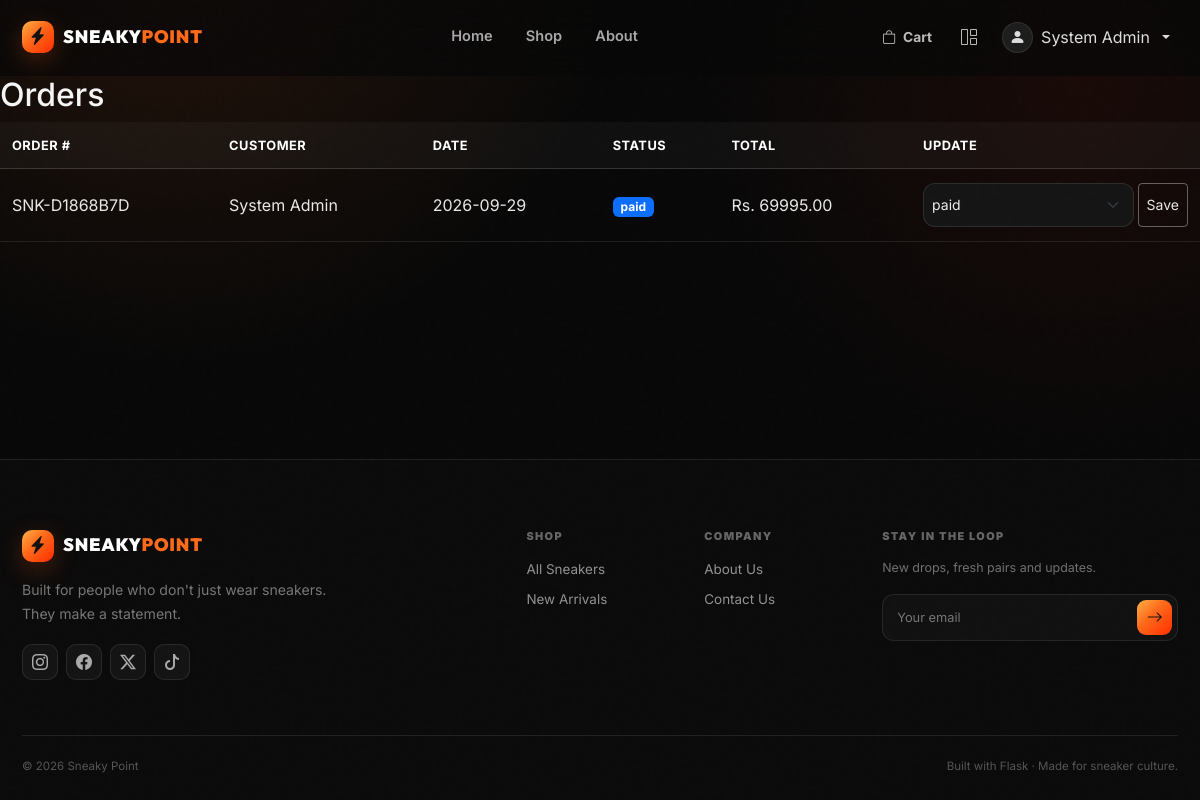
Page /admin/orders (signed in) on the committed database.
### backend/models/user.py (models this page shows, shortened)
class User(UserMixin, db.Model):
    __tablename__ = "users"
    id = db.Column(db.Integer, primary_key=True)
    email = db.Column(db.String(120), unique=True, nullable=False, index=True)
    password_hash = db.Column(db.String(256), nullable=False)
    full_name = db.Column(db.String(100), nullable=False)
    role = db.Column(db.String(20), nullable=False, default="customer")
    phone = db.Column(db.String(20))
    address = db.Column(db.Text)
    is_active = db.Column(db.Boolean, default=True)
    created_at = db.Column(db.DateTime, default=datetime.utcnow)
    updated_at = db.Column(db.DateTime, default=datetime.utcnow, onupdate=datetime.utcnow)
    orders = db.relationship("Order", backref="user", lazy="dynamic")
    cart_items = db.relationship("CartItem", backref="user", lazy="dynamic", cascade="all, delete-orphan")
    wishlists = db.relationship("Wishlist", backref="user", lazy="dynamic", cascade="all, delete-orphan")
    def is_staff_or_above(self):
        return self.role in ("staff", "shopkeeper", "admin")

### backend/models/order.py (models this page shows, shortened)
class Order(db.Model):
    __tablename__ = "orders"
    id = db.Column(db.Integer, primary_key=True)
    order_number = db.Column(db.String(20), unique=True, nullable=False, index=True)
    user_id = db.Column(db.Integer, db.ForeignKey("users.id"), nullable=False)
    status = db.Column(db.String(20), default="pending")
    total_amount = db.Column(db.Numeric(10, 2), nullable=False)
    shipping_address = db.Column(db.Text, nullable=False)
    created_at = db.Column(db.DateTime, default=datetime.utcnow)
    updated_at = db.Column(db.DateTime, default=datetime.utcnow, onupdate=datetime.utcnow)
    items = db.relationship("OrderItem", backref="order", lazy="dynamic", cascade="all, delete-orphan")
    payment = db.relationship("Payment", backref="order", uselist=False, cascade="all, delete-orphan")
    invoice = db.relationship("Invoice", backref="order", uselist=False, cascade="all, delete-orphan")

### backend/routes/admin.py (the view)
@admin_bp.route("/orders")
@login_required
@role_required("admin", "staff")
def manage_orders():
    orders = Order.query.order_by(Order.created_at.desc()).all()
    return render_template("admin/orders.html", orders=orders)

### backend/models/user.py (called while the page is built)
@login_manager.user_loader
def load_user(user_id):
    return User.query.get(int(user_id))

### backend/routes/admin.py (called while the page is built)
def role_required(*roles):
    def decorator(f):
        @wraps(f)
        def wrapped(*args, **kwargs):
            if not current_user.is_authenticated or current_user.role not in roles:
                abort(403)
            return f(*args, **kwargs)
        return wrapped
    return decorator

### backend/templates/admin/orders.html (shortened to what this page needs)
{% extends "base.html" %}
{% block content %}
<h2>Orders</h2>
<table class="table table-hover">
    <thead><tr><th>Order #</th><th>Customer</th><th>Date</th><th>Status</th><th>Total</th><th>Update</th></tr></thead>
    <tbody>
        {% for o in orders %}
        <tr>
            <td>{{ o.order_number }}</td>
            <td>{{ o.user.full_name }}</td>
            <td>{{ o.created_at.strftime('%Y-%m-%d') }}</td>
            <td><span class="badge bg-primary">{{ o.status }}</span></td>
            <td>Rs. {{ "%.2f"|format(o.total_amount) }}</td>
            <td>
                <form action="{{ url_for('admin.update_order_status', oid=o.id) }}" method="POST" class="d-flex gap-1">
                    <select name="status" class="form-select form-select-sm">
                        {% for s in ['pending','paid','shipped','delivered','cancelled'] %}
                        <option value="{{ s }}" {% if o.status == s %}selected{% endif %}>{{ s }}</option>
                        {% endfor %}
                    </select>
                    <button class="btn btn-sm btn-outline-dark">Save</button>
                </form>
            </td>
        </tr>
        {% endfor %}
    </tbody>
</table>
{% endblock %}

### backend/templates/base.html (shortened to what this page needs)
<!DOCTYPE html>
<html lang="en">
<head>
    <link href="https://cdn.jsdelivr.net/npm/bootstrap@5.3.3/dist/css/bootstrap.min.css" rel="stylesheet">
    <link rel="stylesheet" href="https://cdn.jsdelivr.net/npm/bootstrap-icons@1.11.3/font/bootstrap-icons.min.css">
    <link rel="stylesheet" href="{{ url_for('static', filename='css/style.css') }}">
</head>
<body>
<div class="site-noise"></div>
<nav class="navbar navbar-expand-lg navbar-dark sp-navbar sticky-top" id="mainNav">
    <div class="container py-2">
        <a class="navbar-brand sp-brand" href="{{ url_for('main.index') }}">
            <span class="brand-mark"><i class="bi bi-lightning-charge-fill"></i></span>
            <span>SNEAKY<span class="brand-accent">POINT</span></span>
        </a>
        <div class="collapse navbar-collapse" id="nav">
            <ul class="navbar-nav mx-auto sp-nav-links">
                <li class="nav-item"><a class="nav-link" href="{{ url_for('main.index') }}">Home</a></li>
                <li class="nav-item"><a class="nav-link" href="{{ url_for('products.list_products') }}">Shop</a></li>
                <li class="nav-item"><a class="nav-link" href="{{ url_for('main.about') }}">About</a></li>
            </ul>
            <ul class="navbar-nav align-items-lg-center gap-lg-1">
                <li class="nav-item">
                    <a class="nav-cart-link" href="{{ url_for('cart.view_cart') }}" aria-label="Shopping cart">
                        <i class="bi bi-bag"></i><span>Cart</span>
                    </a>
                </li>
                {% if current_user.is_authenticated %}
                    {% if current_user.is_staff_or_above() %}
                    <li class="nav-item">
                        <a class="nav-icon-link" href="{{ url_for('admin.dashboard') }}" aria-label="Dashboard">
                            <i class="bi bi-grid-1x2"></i>
                        </a>
                    </li>
                    {% endif %}
                    <li class="nav-item dropdown">
                        <a class="nav-user dropdown-toggle" href="#" data-bs-toggle="dropdown" aria-expanded="false">
                            <span class="user-avatar"><i class="bi bi-person-fill"></i></span>
                            <span class="d-none d-lg-inline">{{ current_user.full_name }}</span>
                        </a>
                    </li>
                {% endif %}
            </ul>
        </div>
    </div>
</nav>
<main class="site-main">
    {% block content %}{% endblock %}
</main>
<footer class="sp-footer">
    <div class="container">
        <div class="footer-main">
            <div class="footer-brand">
                <a class="sp-brand mb-3 d-inline-flex" href="{{ url_for('main.index') }}">
                    <span class="brand-mark"><i class="bi bi-lightning-charge-fill"></i></span>
                    <span>SNEAKY<span class="brand-accent">POINT</span></span>
                </a>
                <p>Built for people who don't just wear sneakers. They make a statement.</p>
                <div class="social-row">
                    <a href="#" aria-label="Instagram"><i class="bi bi-instagram"></i></a>
                    <a href="#" aria-label="Facebook"><i class="bi bi-facebook"></i></a>
                    <a href="#" aria-label="Twitter"><i class="bi bi-twitter-x"></i></a>
                    <a href="#" aria-label="TikTok"><i class="bi bi-tiktok"></i></a>
                </div>
            </div>
            <div class="footer-links">
                <div>
                    <h6>SHOP</h6>
                    <a href="{{ url_for('products.list_products') }}">All Sneakers</a>
                    <a href="{{ url_for('products.list_products') }}">New Arrivals</a>
                </div>
                <div>
                    <h6>COMPANY</h6>
                    <a href="{{ url_for('main.about') }}">About Us</a>
                    <a href="{{ url_for('main.contact') }}">Contact Us</a>
                </div>
                <div class="footer-newsletter">
                    <h6>STAY IN THE LOOP</h6>
                    <p>New drops, fresh pairs and updates.</p>
                    <div class="newsletter-box">
                        <input type="email" placeholder="Your email">
                        <button type="button" aria-label="Subscribe"><i class="bi bi-arrow-right"></i></button>
                    </div>
                </div>
            </div>
        </div>
        <div class="footer-bottom">
            <span>© 2026 Sneaky Point</span>
            <span>Built with Flask · Made for sneaker culture.</span>
        </div>
    </div>
</footer>
</body>
</html>

### rows in the picture
User: full_name "System Admin"
Order: order_number "SNK-D1868B7D", user.full_name "System Admin", created_at "2026-09-29", status "paid", total_amount "69995.00"
